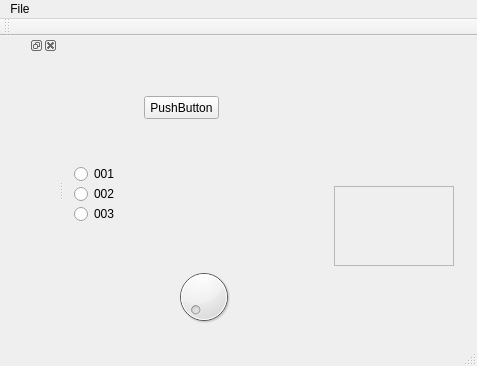
<?xml version="1.0" encoding="UTF-8"?>
<ui version="4.0">
 <class>MainWindow</class>
 <widget class="QMainWindow" name="MainWindow">
  <property name="geometry">
   <rect>
    <x>0</x>
    <y>0</y>
    <width>477</width>
    <height>366</height>
   </rect>
  </property>
  <property name="windowTitle">
   <string>MainWindow</string>
  </property>
  <widget class="QWidget" name="centralWidget">
   <widget class="QPushButton" name="pushButton">
    <property name="geometry">
     <rect>
      <x>80</x>
      <y>60</y>
      <width>75</width>
      <height>23</height>
     </rect>
    </property>
    <property name="text">
     <string>PushButton</string>
    </property>
   </widget>
   <widget class="QDial" name="dial">
    <property name="geometry">
     <rect>
      <x>79</x>
      <y>230</y>
      <width>121</width>
      <height>61</height>
     </rect>
    </property>
   </widget>
   <widget class="QScrollArea" name="scrollArea">
    <property name="geometry">
     <rect>
      <x>270</x>
      <y>150</y>
      <width>120</width>
      <height>80</height>
     </rect>
    </property>
    <property name="widgetResizable">
     <bool>true</bool>
    </property>
    <widget class="QWidget" name="scrollAreaWidgetContents">
     <property name="geometry">
      <rect>
       <x>0</x>
       <y>0</y>
       <width>118</width>
       <height>78</height>
      </rect>
     </property>
    </widget>
   </widget>
   <widget class="QRadioButton" name="radioButton">
    <property name="geometry">
     <rect>
      <x>10</x>
      <y>130</y>
      <width>89</width>
      <height>16</height>
     </rect>
    </property>
    <property name="text">
     <string>001</string>
    </property>
   </widget>
   <widget class="QRadioButton" name="radioButton_2">
    <property name="geometry">
     <rect>
      <x>10</x>
      <y>150</y>
      <width>89</width>
      <height>16</height>
     </rect>
    </property>
    <property name="text">
     <string>002</string>
    </property>
   </widget>
   <widget class="QRadioButton" name="radioButton_3">
    <property name="geometry">
     <rect>
      <x>10</x>
      <y>170</y>
      <width>89</width>
      <height>16</height>
     </rect>
    </property>
    <property name="text">
     <string>003</string>
    </property>
   </widget>
  </widget>
  <widget class="QMenuBar" name="menuBar">
   <property name="geometry">
    <rect>
     <x>0</x>
     <y>0</y>
     <width>477</width>
     <height>21</height>
    </rect>
   </property>
   <widget class="QMenu" name="menuFile">
    <property name="title">
     <string>File</string>
    </property>
    <addaction name="actionFileOpen"/>
   </widget>
   <addaction name="menuFile"/>
  </widget>
  <widget class="QToolBar" name="mainToolBar">
   <attribute name="toolBarArea">
    <enum>TopToolBarArea</enum>
   </attribute>
   <attribute name="toolBarBreak">
    <bool>false</bool>
   </attribute>
  </widget>
  <widget class="QStatusBar" name="statusBar"/>
  <widget class="QDockWidget" name="dockWidget">
   <attribute name="dockWidgetArea">
    <number>1</number>
   </attribute>
   <widget class="QWidget" name="dockWidgetContents"/>
  </widget>
  <action name="actionFileOpen">
   <property name="text">
    <string>fileOpen</string>
   </property>
  </action>
 </widget>
 <layoutdefault spacing="6" margin="11"/>
 <resources/>
 <connections/>
</ui>
